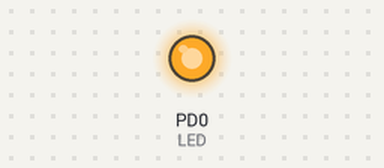
Simulated run of this program. Board: ATmega168, built with avr-gcc and emulated at 8 MHz. Shown: output pins drawn as LEDs (lit = HIGH).

Above: at 0.05 s.
At 1.05 s:
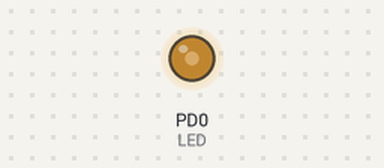
At 1.7 s:
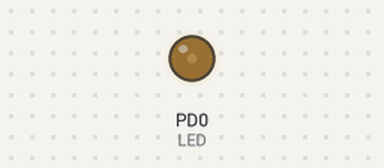
At 3.4 s:
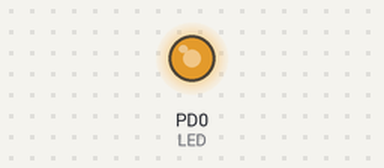
Timing chart, 0 to 8.7 s (numbered marks = the images above):
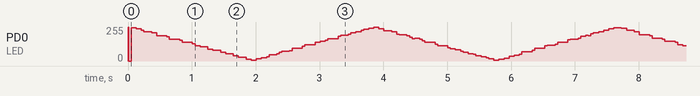

The program:

main.cpp
```cpp
/*
 * GccApplication2.cpp
 *
 * Created: 17.11.2026 00:17:45
 * Author : isakk
 */

#include <avr/io.h>

#define F_CPU 8000000UL

#include <avr/io.h>
#include <util/delay.h>
#include <stdint.h>


constexpr uint32_t valgtFrekvens = 200; // Her velges det en passende frekvens slik at LEDen ikke flimrer

constexpr double periode = 1000000.0 / valgtFrekvens;


void diyDelay(uint16_t us){ // Egen funksjon for å få variabel delay.
	for (int i = 0; i < us; i++){
	_delay_us(1);
	}
}


int main(void)
{
	PORTD |= (1 << PD0); // siden pin PD0 skal sinke skal den først settes HØY for at LEDen skal være av
	DDRD |= (1 << PD0);

while (1){ // u går opp og ned mellom 0 og 100 og styrer dutycycle til pwm signalet
	for (int u = 0; u<100; u++){
		for (int i = 0; i < static_cast<int>(valgtFrekvens)/100; i++){
			PORTD &= ~(1 << PD0); // LED paa
			diyDelay(periode*u/100);

			PORTD |= (1 << PD0);  // LED av
			diyDelay(periode*(100-u)/100);
		}
	}

	for (int u = 100; u>0; u--){
		for (int i = 0; i < static_cast<int>(valgtFrekvens)/100; i++){
			PORTD &= ~(1 << PD0); // LED paa
			diyDelay(periode*u/100);

			PORTD |= (1 << PD0);  // LED av
			diyDelay(periode*(100-u)/100);
		}
	}
}
}
```
